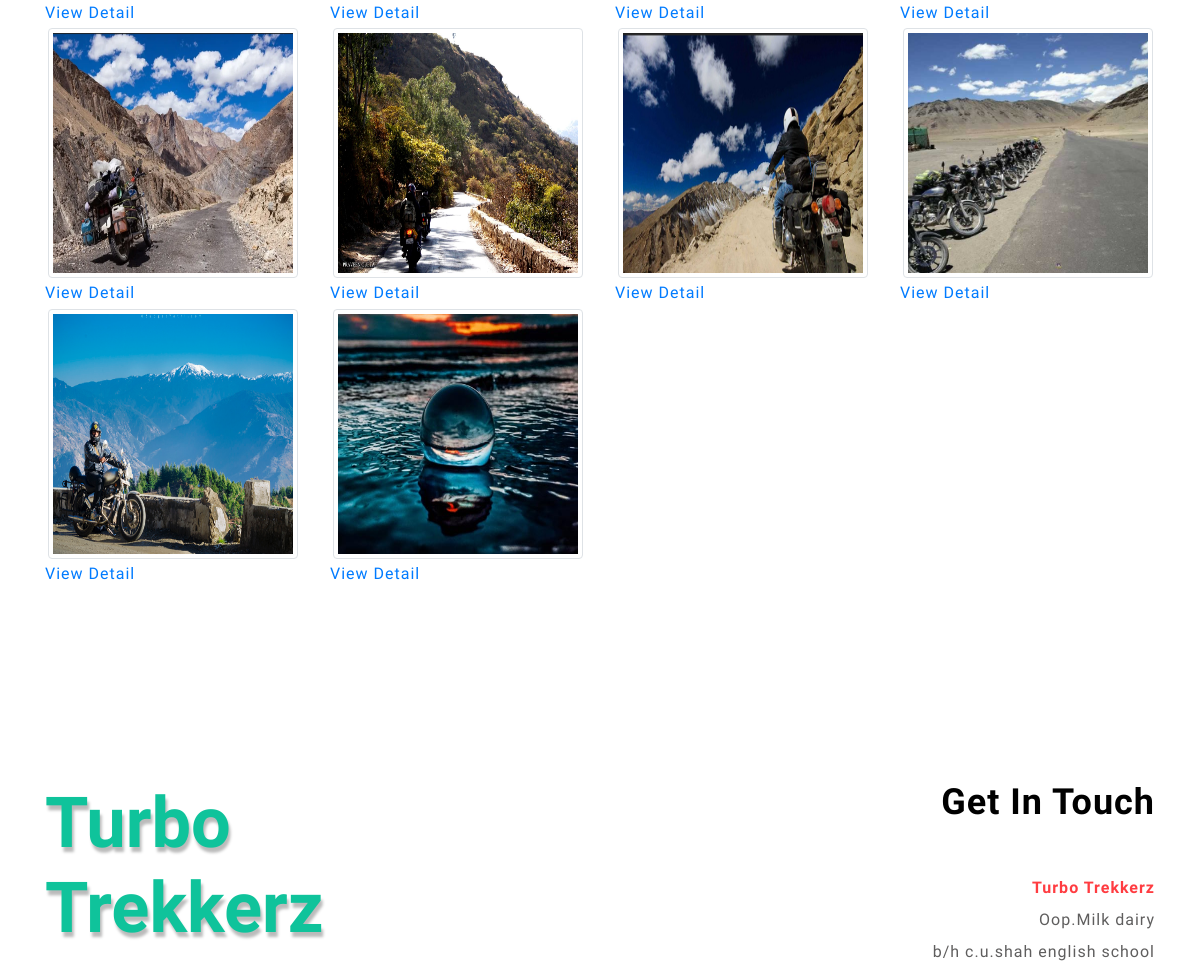
Before: /vpackage.php (middle part) with the older database file.
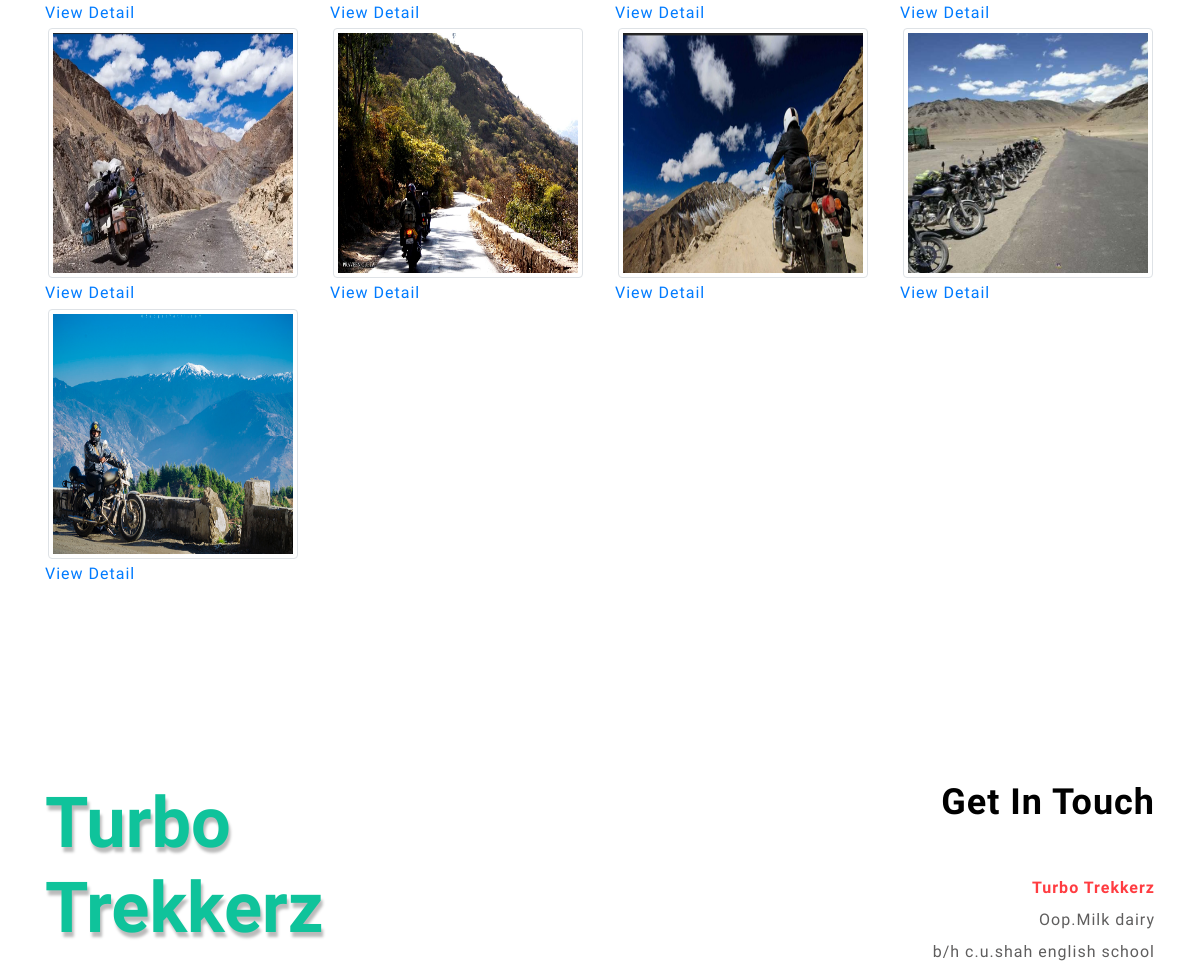
After: the same page with the newer database file.
### tables this page shows
CREATE TABLE `package` (
  `p_id` int(5) NOT NULL,
  `title` varchar(50) NOT NULL,
  `c_id` int(5) NOT NULL,
  `price` int(50) NOT NULL,
  `detail` mediumtext NOT NULL,
  `photo` varchar(50) NOT NULL,
  `pdf` varchar(50) NOT NULL
);

### vpackage.php (the view, shortened to what this page needs)
<?php
include("connect.php");
?>
<!DOCTYPE html>
<html lang="zxx">
<head>
	<link rel="stylesheet" href="css/bootstrap.css">
	<link rel="stylesheet" href="css/style.css" type="text/css" media="all" />
	<link href="css/font-awesome.min.css" rel="stylesheet">
</head>
<body>
	<section class="team py-5" id="team">
		<div class="container pb-xl-5 pb-lg-3">
			<div class="row team-grid">
				<?php
				$q = "select * from package";
				$rs = mysqli_query($cn, $q);
				while ($row = mysqli_fetch_array($rs)) {
				?>
					<div class="col-lg-3 col-sm-6 ">
						<div class="box13">
							<img src="<?php print $row['photo']; ?>" style="height:250px;width:250px" class="img-fluid img-thumbnail" alt="" />
						</div>
						<p><a href="vpackagedetails.php?p_id=<?php print $row['p_id']; ?>"> View Detail</a></p>
					</div>
				<?php } ?>
			</div>
		</div>
	</section>
	<?php include("footer.php"); ?>

Changed rows visible on the page:
removed package: photo (picture)
